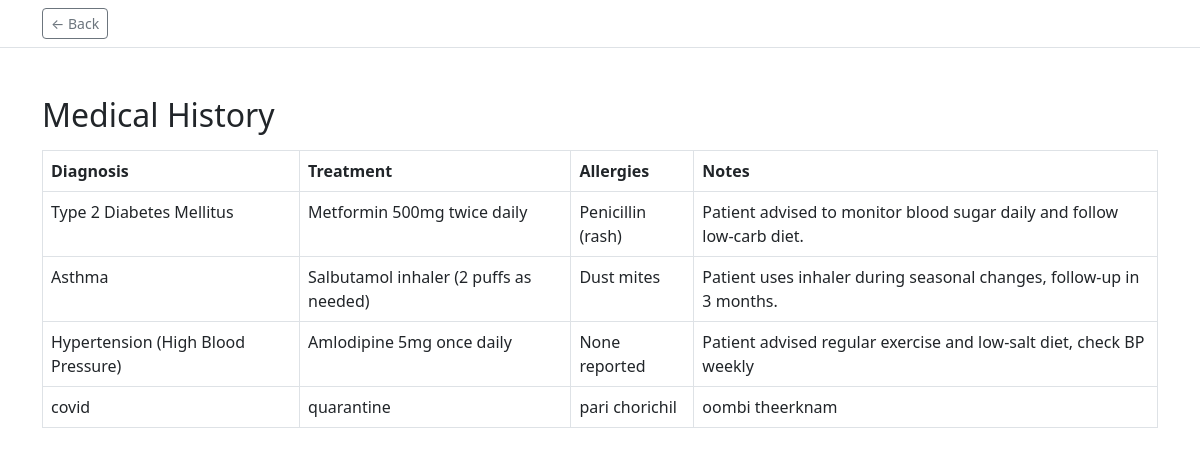
/patient/medical-history/ (signed in), run on an earlier commit of the app's database.
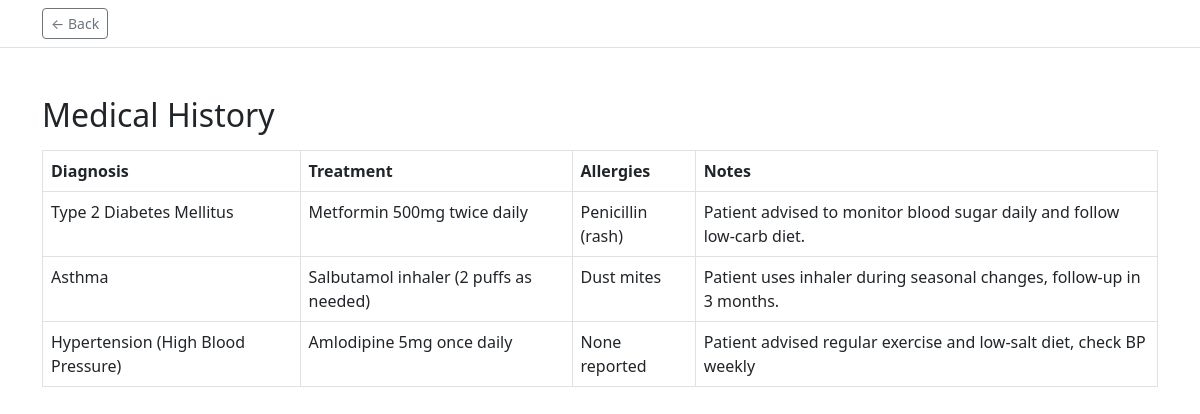
And on a later commit of the database.
### hospital/models.py (models this page shows, shortened)
class MedicalHistory(models.Model):
	patient = models.ForeignKey('Patient', on_delete=models.CASCADE)
	diagnosis = models.CharField(max_length=255)
	treatment = models.TextField()
	allergies = models.TextField(blank=True, null=True)
	notes = models.TextField(blank=True, null=True)

### hospital/views.py (the view)
# urls.py: path('patient/medical-history/', views.medical_history, name='medical_history'),
def medical_history(request):
	from .models import MedicalHistory, Patient
	patient_name = request.session.get('patient_name', 'Demo Patient')
	try:
		patient = Patient.objects.get(pname=patient_name)
		history = MedicalHistory.objects.filter(patient=patient)
	except Patient.DoesNotExist:
		history = []
	return render(request, 'patient/medical_history.html', {'history': history})

### hospital/templates/patient/medical_history.html (shortened to what this page needs)
<!DOCTYPE html>
<html lang="en">
<head>
    <link rel="stylesheet" href="https://cdn.jsdelivr.net/npm/bootstrap@5.3.0/dist/css/bootstrap.min.css">
</head>
<body>
{% include 'components/back_bar.html' %}
<div class="container mt-5">
    <h2>Medical History</h2>
    <table class="table table-bordered mt-3">
        <thead>
            <tr>
                <th>Diagnosis</th>
                <th>Treatment</th>
                <th>Allergies</th>
                <th>Notes</th>
            </tr>
        </thead>
        <tbody>
            {% for record in history %}
            <tr>
                <td>{{ record.diagnosis }}</td>
                <td>{{ record.treatment }}</td>
                <td>{{ record.allergies|default:'-' }}</td>
                <td>{{ record.notes|default:'-' }}</td>
            </tr>
            {% empty %}
            <tr><td colspan="4" class="text-center">No medical history found.</td></tr>
            {% endfor %}
        </tbody>
    </table>
</div>
</body>
</html>

What changed in the data, as far as the page shows it:
removed MedicalHistory: diagnosis "covid", treatment "quarantine", allergies "pari chorichil", notes "oombi theerknam"
